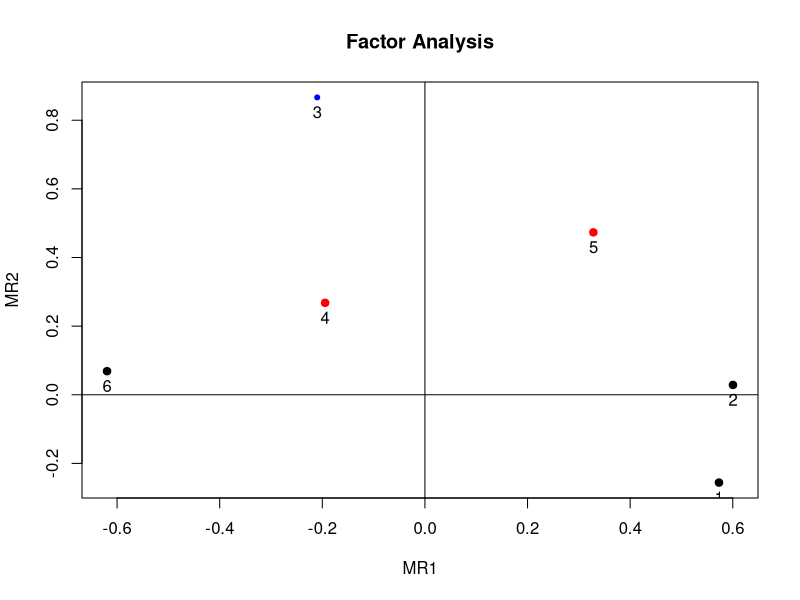
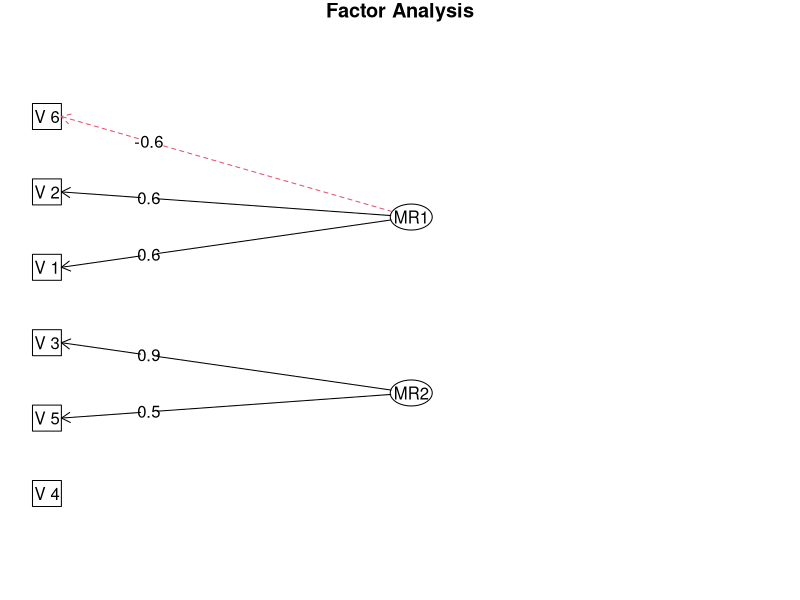
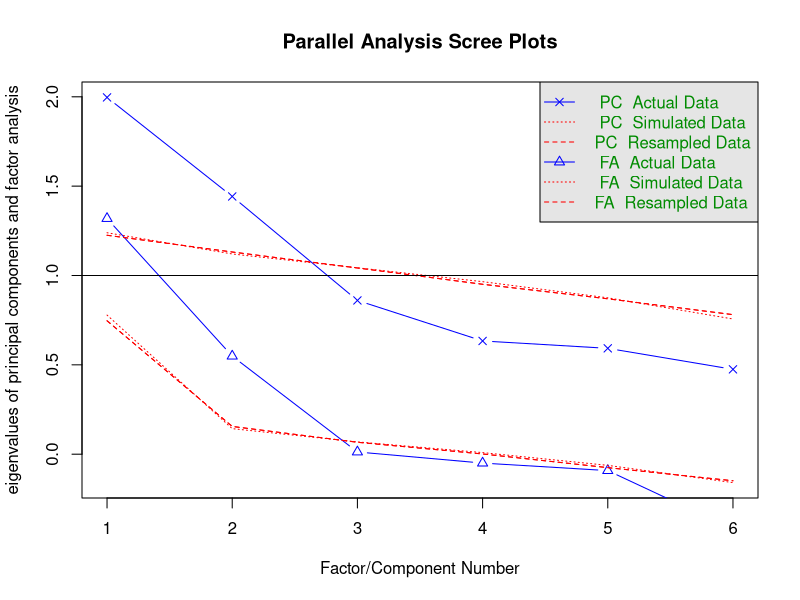
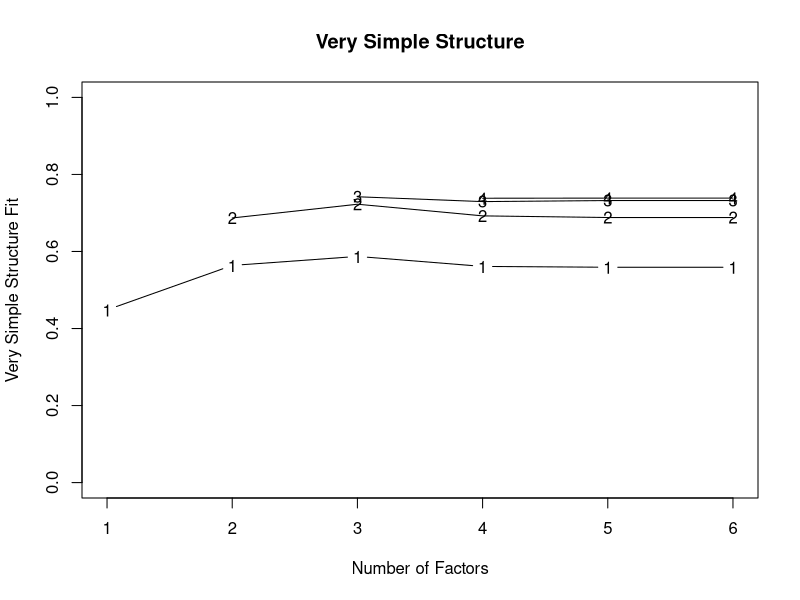

The R source for these figures, in order:
## ------------------------------------------------------------------------
wants <- c("GPArotation", "mvtnorm", "psych")
has   <- wants %in% rownames(installed.packages())
if(any(!has)) install.packages(wants[!has])

## ------------------------------------------------------------------------
N <- 200
P <- 6
Q <- 2
(Lambda <- matrix(c(0.7,-0.4, 0.8,0, -0.2,0.9, -0.3,0.4, 0.3,0.7, -0.8,0.1),
                  nrow=P, ncol=Q, byrow=TRUE))

## ------------------------------------------------------------------------
set.seed(123)
library(mvtnorm)
Kf <- diag(Q)
mu <- c(5, 15)
FF <- rmvnorm(N, mean=mu,        sigma=Kf)
E  <- rmvnorm(N, mean=rep(0, P), sigma=diag(P))
X  <- FF %*% t(Lambda) + E

## ------------------------------------------------------------------------
(fa <- factanal(X, factors=2, scores="regression"))

## ------------------------------------------------------------------------
library(psych)
corMat <- cor(X)
(faPC  <- fa(r=corMat, nfactors=2, n.obs=N, rotate="varimax"))

## ------------------------------------------------------------------------
bartlett <- fa$scores
head(bartlett)

## ------------------------------------------------------------------------
anderson <- factor.scores(x=X, f=faPC, method="Anderson")
head(anderson$scores)

## ----rerMultFA01---------------------------------------------------------
factor.plot(faPC, cut=0.5)
fa.diagram(faPC)

## ----rerMultFA02---------------------------------------------------------
fa.parallel(X)                     # parallel analysis
vss(X, n.obs=N, rotate="varimax")  # very simple structure

## ------------------------------------------------------------------------
try(detach(package:psych))
try(detach(package:GPArotation))
try(detach(package:mvtnorm))

